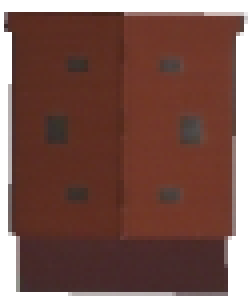
#> input picture images/test.jpeg, 63 x 77 px, found by its file name (shown 4 times larger)
$ jupyter execute roof_study.ipynb   (shell and % lines are left out)   (older library calls are emulated)
#> lines starting #> are read from the running program, lines starting #| are printed output that depends on the picture; long printed decimals are rounded
[cell 1]
import cv2
import numpy as np
import matplotlib.pyplot as plt

[cell 2]
original = cv2.imread("images/test.jpeg")
#> original is the input picture: shape (77, 63, 3); mean B, G, R 81.7, 89.6, 125.2

#This is actually the original image
img = cv2.cvtColor(original, cv2.COLOR_BGR2RGB)
cpy = np.copy(img)

[cell 3]
plt.figure(1)
plt.subplot(121)
plt.imshow(original)

plt.subplot(122)
plt.imshow(img)
plt.show()
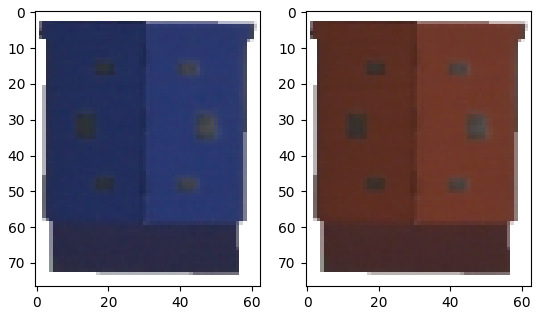
#> figure drawn by matplotlib, 2 panels; B, G, R data is drawn as R, G, B

[cell 4]
img_hsv = cv2.cvtColor(original, cv2.COLOR_BGR2RGB)

[cell 5]
vectorized = cpy.reshape((-1, 3))
vectorized = np.float32(vectorized)
mean_R = np.mean(vectorized[:,0])
#> mean_R = 125.2
mean_G = np.mean(vectorized[:,1])
#> mean_G = 89.6
mean_B = np.mean(vectorized[:,2])
#> mean_B = 81.71

print(f"Mean: R: {mean_R}, G: {mean_G}, B: {mean_B}")
#| Mean: R: 125.198, G: 89.598, B: 81.706
print(vectorized[0])
#| [255. 255. 255.]
#Grey World
for i in range(0, len(vectorized)):
    vectorized[i][0] = vectorized[i][0]/mean_R
    vectorized[i][1] = vectorized[i][1]/mean_G
    vectorized[i][2] = vectorized[i][2]/mean_B

print(vectorized[0])
#| [2.037 2.846 3.121]

[cell 6]
result_image = vectorized.reshape((cpy.shape))
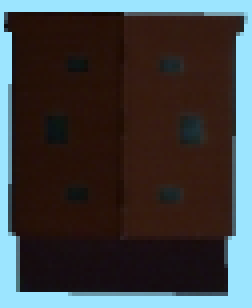
#> result_image: shape (77, 63, 3) float32 (shown 4 times larger); mean R, G, B 1, 1, 1; drawn with min black and max white

[cell 7]
plt.imshow(result_image)
plt.show()
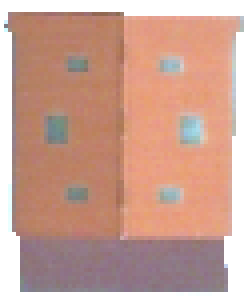
#> shown: shape (77, 63, 3) float32 (shown 4 times larger); mean R, G, B 0.805, 0.649, 0.595

[cell 8]
# Output dtype = cv2.CV_8U
sobelx8u = cv2.Sobel(result_image,cv2.CV_8U,1,0,ksize=5)
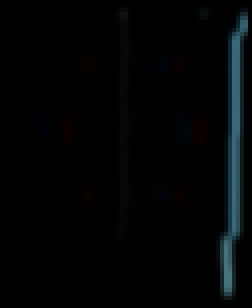
#> sobelx8u: shape (77, 63, 3) (shown 4 times larger); mean R, G, B 2.8, 4.5, 5.3

# Output dtype = cv2.CV_64F. Then take its absolute and convert to cv2.CV_8U
sobelx64f = cv2.Sobel(result_image,cv2.CV_64F,1,0,ksize=5)
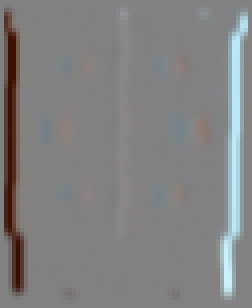
#> sobelx64f: shape (77, 63, 3) float64 (shown 4 times larger); mean R, G, B 0.2, 0.3, 0.3; drawn with min black and max white
abs_sobel64f = np.absolute(sobelx64f)
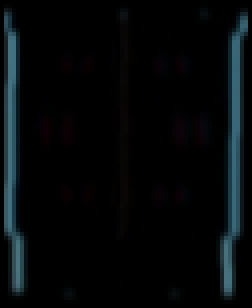
#> abs_sobel64f: shape (77, 63, 3) float64 (shown 4 times larger); mean R, G, B 5.6, 8.8, 10.3
sobel_8u = np.uint8(abs_sobel64f)

plt.subplot(1,3,1),plt.imshow(result_image,cmap = 'gray')
plt.title('Original'), plt.xticks([]), plt.yticks([])
plt.subplot(1,3,2),plt.imshow(sobelx8u,cmap = 'gray')
plt.title('Sobel CV_8U'), plt.xticks([]), plt.yticks([])
plt.subplot(1,3,3),plt.imshow(sobel_8u,cmap = 'gray')
plt.title('Sobel abs(CV_64F)'), plt.xticks([]), plt.yticks([])
